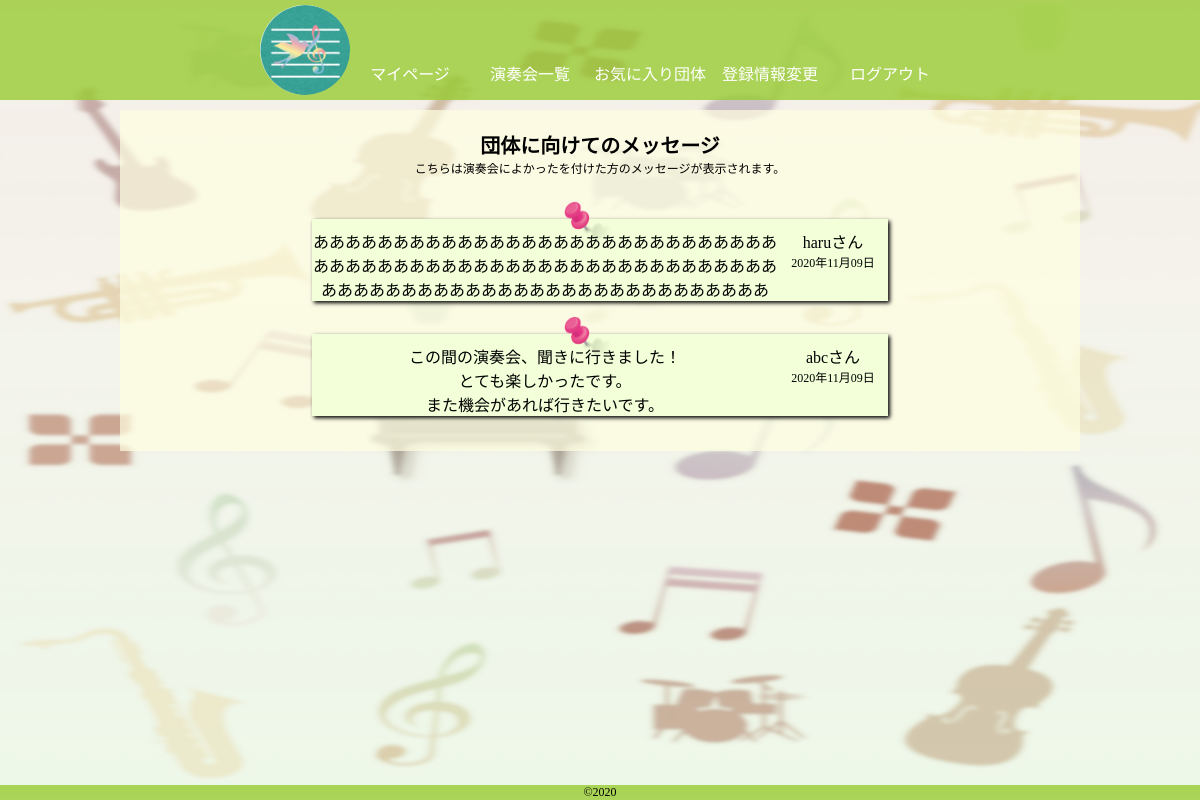
The app's page /html/message.php?promote_id=1 (signed in) with its own data.
### tables this page shows
CREATE TABLE `message` (
  `id` int(11) NOT NULL,
  `user_id` int(11) NOT NULL,
  `name` varchar(30) NOT NULL,
  `promote_id` int(11) NOT NULL,
  `messages` varchar(255) NOT NULL,
  `created_at` timestamp NULL DEFAULT NULL
);

### config/config.php (called while the page is built)
<?php
$host = 'localhost';
$dbname = 'create_php';
$user = 'root';
$pass = 'root';

### model/DB.php (called while the page is built, shortened)
<?php
class DB{
  private $host;
  private $dbname;
  private $user;
  private $pass;
  public function __construct($host,$dbname,$user,$pass){
    $this->host = $host;
    $this->dbname = $dbname;
    $this->user = $user;
    $this->pass = $pass;
  }
  public function connectDb(){
    $this->connect = new PDO('mysql:dbname='.$this->dbname.';host='.$this->host.';charset=utf8',$this->user,$this->pass);
  }
}

### model/Message.php (called while the page is built, shortened)
<?php
require_once "DB.php";
class Message extends DB{
  public function findAll($id){
    $sql = 'SELECT name,messages,DATE_FORMAT(created_at,"%Y年%m月%d日") AS created_at FROM message WHERE promote_id = :id';
    $stmt = $this->connect->prepare($sql);
    $params = array(':id' => $id);
    $stmt->execute($params);
    $result = $stmt->fetchAll();
    return $result;
  }
}

### html/message.php (the view, shortened to what this page needs)
<?php
require_once "../config/config.php";
require_once "../model/Message.php";
try{
  $Message = new Message($host,$dbname,$user,$pass);
  $Message->connectDb();
  if(isset($_GET['promote_id'])){
    $result = $Message->findAll($_GET['promote_id']);
  }
  else{
    $result = $Message->findAll($_SESSION['log']['id']);
  }
}
catch(PDOException $e){
  echo 'エラー'.$e->getMessage();
}
?>
<!DOCTYPE html>
<html lang="ja">
  <head>
    <link rel="stylesheet" type="text/css" href="../css/base.css">
    <link rel="stylesheet" type="text/css" href="../css/message.css">
  </head>
  <body>
    <?php
    if($_SESSION['log']['role'] === '2'){
      require_once "header.php";
    }
    elseif($_SESSION['log']['role'] === '0'){
      require_once "../ordinary/header.php";
    }
    elseif($_SESSION['log']['role'] === '1'){
      require_once "../promote/header.php";
    }
    ?>
    <div class="login">
      <div class="wrap">
        <p class="p_head">団体に向けてのメッセージ</p>
        <p class="size12">こちらは演奏会によかったを付けた方のメッセージが表示されます。</p>
        <p>　</p>
        <?php foreach ($result as $row):?>
          <img class="pin1" src="../image/image10.png" alt="ピン">
          <div id="sukima"></div>
          <div class="list">
            <h3><?= $row['messages']?></h3>
            <div class="flex">
              <p><?= $row['name']?>さん</p>
              <p class="size12"><?= $row['created_at']?></p>
            </div>
          </div>
        <?php endforeach;?>
      </div>
    </div>
    <?php
    require_once "../html/footer.php";
    ?>
  </body>
</html>

### css/base.css (style rules this page uses)
body, h1, h2, h3, h4, h5, h6, p, address, ul, ol, li, dl, dt, dd, img, form, table, tr, th, td { margin: 0; padding: 0; border: none; font-style: normal; font-weight: normal; font-size: 100%; text-align: left; list-style-type: none; border-collapse: collapse; }
img { border-style: none; display: block; }
body { font-family:'ヒラギノ角ゴ Pro W3','Hiragino Kaku Gothic Pro','メイリオ',Meiryo,'ＭＳ Ｐゴシック',sans-serif; }
* { -webkit-box-sizing: border-box; -moz-box-sizing: border-box; -o-box-sizing: border-box; -ms-box-sizing: border-box; box-sizing: border-box; }
body { font-family: 'ヒラギノ丸ゴ Pro W4'; background-image: url(../image/image8-2-2.png); background-size: 100% 100%; background-repeat: no-repeat; display: flex; flex-flow: column; min-height: 100vh; }
.wrap { width: 60%; margin: 10px auto; padding: 20px 0; background-color: rgba(255,255,225,0.7); }
.p_head { font-size: 20px; font-weight: bold; text-align: center; }
.list { width: 80%; display: flex; margin: 15px auto; padding-top: 10px; box-shadow: 2px 2px 4px; background-color: #F3FFD8; }
@media screen and (max-width: 1300px) { .wrap { width: 80%; } }
@media screen and (max-width: 1300px) { .list { width: 90%; } }

### css/message.css (style rules this page uses)
p { text-align: center; }
h3 { white-space: pre-wrap; margin-left: auto; text-align: center; }
#sukima { height: 3px; }
.pin1 { width: 50px; height: 40px; position: absolute; left: 47%; }
.size12 { font-size: 12px; }
.list { width: 60%; }
.flex { min-width: 110px; margin-left: auto; }
.flex p { margin: 0 5px; }

### records on screen
message: messages "ああああああああああああああああああああああああああああああああああああああああああああああああああああああああああああああああああああああああああああああああああああああ", name "haru", created_at "2020年11月09日"
message: messages "この間の演奏会、聞きに行きました！ とても楽しかったです。 また機会があれば行きたいです。", name "abc", created_at "2020年11月09日"
